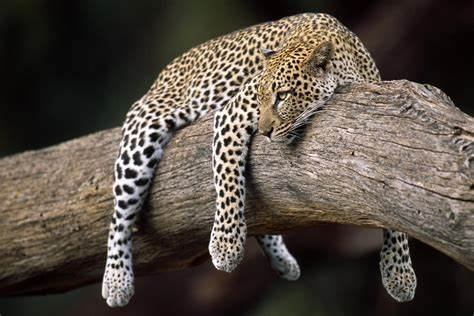
#> input picture OIP.jfif, 474 x 316 px, found by its file name
$ jupyter execute 'Frequency Domain Filtering.ipynb'
#> lines starting #> are read from the running program, lines starting #| are printed output that depends on the picture
[cell 1]
import cv2
import numpy as np
import matplotlib.pyplot as plt

[cell 2]
image=cv2.imread('C:/Users/M.Tech DS006/Desktop/OIP.jfif',0)
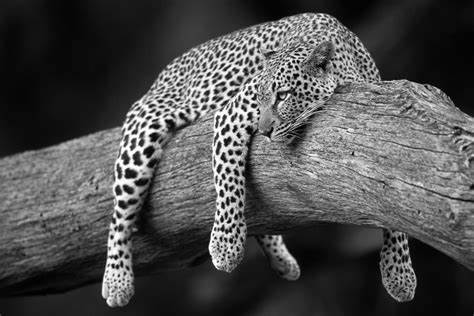
#> image: shape (316, 474); min 0, max 255, mean 78.6

dft=cv2.dft(np.float32(image),flags=cv2.DFT_COMPLEX_OUTPUT)#Perform Fourier Transform to transform the img from spatial to frequency domain
dft_shift=np.fft.fftshift(dft)#Shifting the frequency components so that the low frequencies are centered.


## Create a mask for the filter (Ex. a Low Pass Filter)
rows,cols=image.shape
#> rows = 316; cols = 474
cRow,cCol=rows//2,cols//2
#> cRow = 158; cCol = 237
mask=np.zeros((rows,cols,2),np.uint8)
mask[cRow-30:cRow+30,cCol-30:cCol+30]=1    # 1 for Low Pass Filter 0 for High pass Filter

fshift=dft_shift*mask

## Inverse DFT to get the image back
f_ishift=np.fft.ifftshift(fshift) ## inverse shift
img_back=cv2.idft(fshift)
img_back=cv2.magnitude(img_back[:,:,0],img_back[:,:,1])
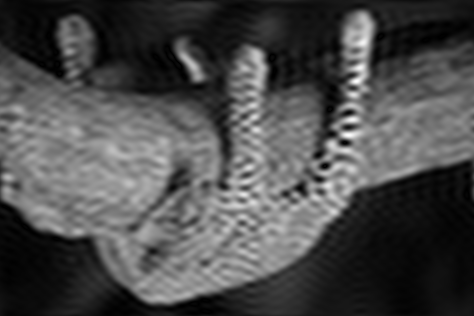
#> img_back: shape (316, 474) float32; min 9632, max 39539332, mean 11778489; drawn with min black and max white


#Display THe Result
plt.subplot(121)
plt.imshow(image,cmap='gray')
plt.title('Original Image')


plt.subplot(122)
plt.imshow(img_back,cmap='gray')
plt.title('Filtered Image after Frequency Domain Filtering')

plt.show()
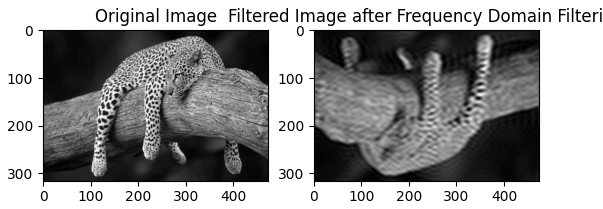
#> figure drawn by matplotlib, 2 panels

[cell 3]
img = cv2.imread('C:/Users/M.Tech DS006/Desktop/img.jpg',cv2.IMREAD_UNCHANGED)
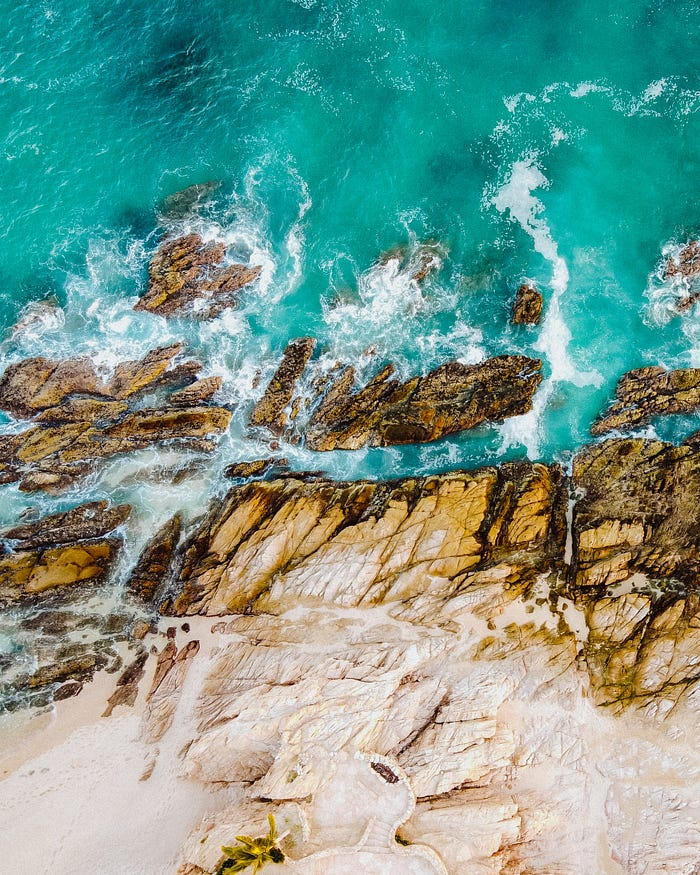
#> input picture img.jpg, 700 x 875 px, found by its file name
#> img is the input picture: shape (875, 700, 3); mean B, G, R 140.7, 153.6, 116.1
domainFilter = cv2.edgePreservingFilter(img, flags=1, sigma_s=60, sigma_r=0.6)
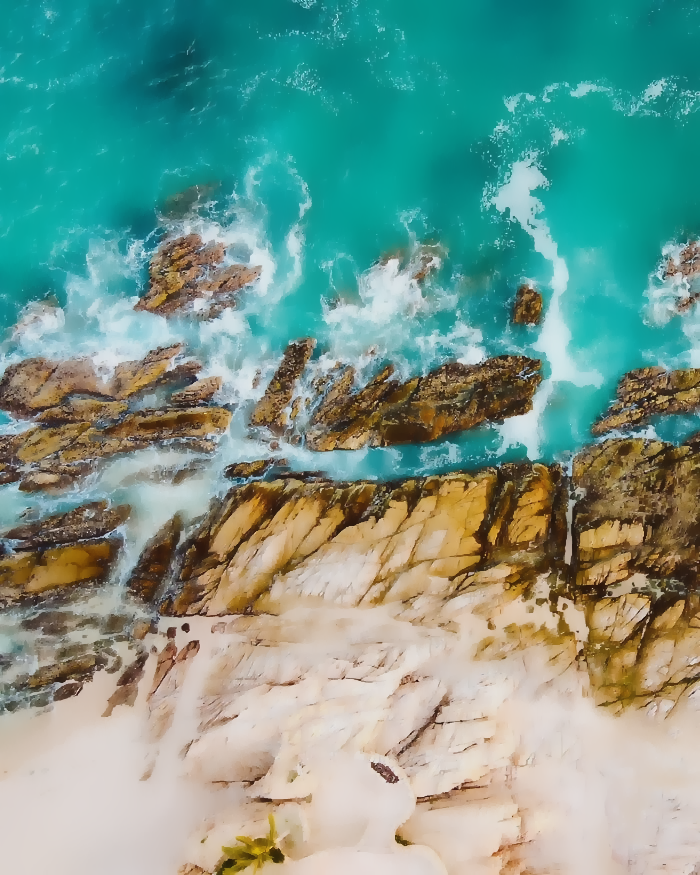
#> domainFilter: shape (875, 700, 3); mean B, G, R 140.8, 153.7, 116.7
plt.subplot(121)
plt.imshow(img)
plt.title('Original')
plt.subplot(122)
plt.imshow(domainFilter)
plt.title('Domain Filter')
plt.show()
#> figure, not shown here; B, G, R data is drawn as R, G, B

[cell 4]
## BAND PASS FILTER
import cv2
import numpy as np
from scipy.fftpack import fft2, ifft2, fftshift
import matplotlib.pyplot as plt

def band_pass_filter(image, low_cutoff, high_cutoff):
    # Fourier transform
#> called with low_cutoff = 10, high_cutoff = 30
    f = fft2(image)
    fshift = fftshift(f)

    # Create a mask with a band-pass filter
    rows, cols = image.shape
#> rows = 316; cols = 474
    crow, ccol = rows // 2 , cols // 2
#> crow = 158; ccol = 237
    mask = np.zeros((rows, cols), np.uint8)
    mask[crow-high_cutoff:crow+high_cutoff, ccol-high_cutoff:ccol+high_cutoff] = 1
    mask[crow-low_cutoff:crow+low_cutoff, ccol-low_cutoff:ccol+low_cutoff] = 0

    # Apply the mask and inverse Fourier transform
    fshift = fshift * mask
    f_ishift = np.fft.ifftshift(fshift)
    img_back = ifft2(f_ishift)
    img_back = np.abs(img_back)
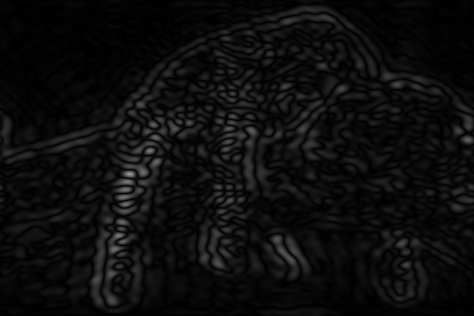
#> img_back: shape (316, 474) float64; min 0.00594, max 147.4, mean 13.5

    return img_back

# Load image
image = cv2.imread('C:\\Users\\M.Tech DS006\\Desktop\\OIP.jfif',0)
filtered_image = band_pass_filter(image, 10, 30)

# Display results using Matplotlib
plt.figure(figsize=(10, 5))

plt.subplot(1, 2, 1)
plt.title('Original Image')
plt.imshow(image, cmap='gray')
plt.axis('off')

plt.subplot(1, 2, 2)
plt.title('Band-Pass Filtered Image')
plt.imshow(filtered_image, cmap='gray')
plt.axis('off')

plt.show()
